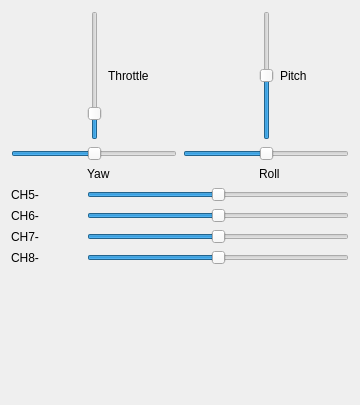
<?xml version="1.0" encoding="UTF-8"?>
<ui version="4.0">
 <class>CopterInputsWidget</class>
 <widget class="QWidget" name="CopterInputsWidget">
  <property name="geometry">
   <rect>
    <x>0</x>
    <y>0</y>
    <width>360</width>
    <height>405</height>
   </rect>
  </property>
  <property name="windowTitle">
   <string>Form</string>
  </property>
  <layout class="QGridLayout" name="gridLayout">
   <item row="0" column="0">
    <spacer name="horizontalSpacer_2">
     <property name="orientation">
      <enum>Qt::Horizontal</enum>
     </property>
     <property name="sizeType">
      <enum>QSizePolicy::Preferred</enum>
     </property>
     <property name="sizeHint" stdset="0">
      <size>
       <width>40</width>
       <height>20</height>
      </size>
     </property>
    </spacer>
   </item>
   <item row="0" column="1">
    <widget class="QSlider" name="Throttle">
     <property name="minimum">
      <number>900</number>
     </property>
     <property name="maximum">
      <number>2100</number>
     </property>
     <property name="value">
      <number>1100</number>
     </property>
     <property name="sliderPosition">
      <number>1100</number>
     </property>
     <property name="orientation">
      <enum>Qt::Vertical</enum>
     </property>
    </widget>
   </item>
   <item row="0" column="2">
    <widget class="QLabel" name="label_4">
     <property name="text">
      <string>Throttle</string>
     </property>
    </widget>
   </item>
   <item row="0" column="3">
    <spacer name="horizontalSpacer">
     <property name="orientation">
      <enum>Qt::Horizontal</enum>
     </property>
     <property name="sizeType">
      <enum>QSizePolicy::Preferred</enum>
     </property>
     <property name="sizeHint" stdset="0">
      <size>
       <width>40</width>
       <height>20</height>
      </size>
     </property>
    </spacer>
   </item>
   <item row="0" column="4">
    <widget class="QSlider" name="Pitch">
     <property name="minimum">
      <number>900</number>
     </property>
     <property name="maximum">
      <number>2100</number>
     </property>
     <property name="value">
      <number>1500</number>
     </property>
     <property name="orientation">
      <enum>Qt::Vertical</enum>
     </property>
    </widget>
   </item>
   <item row="0" column="5">
    <widget class="QLabel" name="label_3">
     <property name="text">
      <string>Pitch</string>
     </property>
    </widget>
   </item>
   <item row="1" column="0" colspan="3">
    <widget class="QSlider" name="Yaw">
     <property name="minimum">
      <number>900</number>
     </property>
     <property name="maximum">
      <number>2100</number>
     </property>
     <property name="value">
      <number>1500</number>
     </property>
     <property name="sliderPosition">
      <number>1500</number>
     </property>
     <property name="orientation">
      <enum>Qt::Horizontal</enum>
     </property>
    </widget>
   </item>
   <item row="1" column="3" colspan="3">
    <widget class="QSlider" name="Roll">
     <property name="minimum">
      <number>900</number>
     </property>
     <property name="maximum">
      <number>2100</number>
     </property>
     <property name="value">
      <number>1500</number>
     </property>
     <property name="orientation">
      <enum>Qt::Horizontal</enum>
     </property>
    </widget>
   </item>
   <item row="2" column="1" colspan="2">
    <widget class="QLabel" name="label">
     <property name="text">
      <string>Yaw</string>
     </property>
    </widget>
   </item>
   <item row="2" column="4" colspan="2">
    <widget class="QLabel" name="label_2">
     <property name="text">
      <string>Roll</string>
     </property>
    </widget>
   </item>
   <item row="3" column="0">
    <widget class="QLabel" name="CH5_label">
     <property name="text">
      <string>CH5-</string>
     </property>
    </widget>
   </item>
   <item row="3" column="1" colspan="5">
    <widget class="QSlider" name="CH5">
     <property name="minimum">
      <number>900</number>
     </property>
     <property name="maximum">
      <number>2100</number>
     </property>
     <property name="value">
      <number>1500</number>
     </property>
     <property name="sliderPosition">
      <number>1500</number>
     </property>
     <property name="orientation">
      <enum>Qt::Horizontal</enum>
     </property>
    </widget>
   </item>
   <item row="4" column="0">
    <widget class="QLabel" name="CH6_label">
     <property name="text">
      <string>CH6-</string>
     </property>
    </widget>
   </item>
   <item row="4" column="1" colspan="5">
    <widget class="QSlider" name="CH6">
     <property name="minimum">
      <number>900</number>
     </property>
     <property name="maximum">
      <number>2100</number>
     </property>
     <property name="value">
      <number>1500</number>
     </property>
     <property name="sliderPosition">
      <number>1500</number>
     </property>
     <property name="orientation">
      <enum>Qt::Horizontal</enum>
     </property>
    </widget>
   </item>
   <item row="5" column="0">
    <widget class="QLabel" name="CH7_label">
     <property name="text">
      <string>CH7-</string>
     </property>
    </widget>
   </item>
   <item row="5" column="1" colspan="5">
    <widget class="QSlider" name="CH7">
     <property name="minimum">
      <number>900</number>
     </property>
     <property name="maximum">
      <number>2100</number>
     </property>
     <property name="value">
      <number>1500</number>
     </property>
     <property name="sliderPosition">
      <number>1500</number>
     </property>
     <property name="orientation">
      <enum>Qt::Horizontal</enum>
     </property>
    </widget>
   </item>
   <item row="6" column="0">
    <widget class="QLabel" name="CH8_label">
     <property name="text">
      <string>CH8-</string>
     </property>
    </widget>
   </item>
   <item row="6" column="1" colspan="5">
    <widget class="QSlider" name="CH8">
     <property name="minimum">
      <number>900</number>
     </property>
     <property name="maximum">
      <number>2100</number>
     </property>
     <property name="value">
      <number>1500</number>
     </property>
     <property name="sliderPosition">
      <number>1500</number>
     </property>
     <property name="orientation">
      <enum>Qt::Horizontal</enum>
     </property>
    </widget>
   </item>
   <item row="7" column="0" colspan="6">
    <spacer name="verticalSpacer">
     <property name="orientation">
      <enum>Qt::Vertical</enum>
     </property>
     <property name="sizeHint" stdset="0">
      <size>
       <width>20</width>
       <height>113</height>
      </size>
     </property>
    </spacer>
   </item>
  </layout>
 </widget>
 <resources/>
 <connections/>
</ui>
